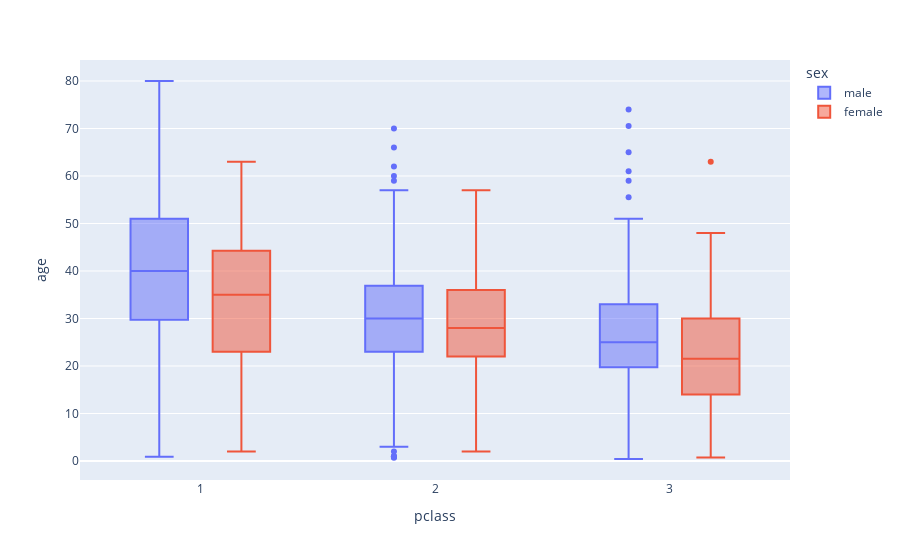

This figure's notebook cell:
### Code cell
px.box(df,x='pclass',y='age',color='sex')

### Figure 1 — Plotly figure (JSON) as saved in the notebook; plotly's stock layout.template omitted (floating-point values rounded to 4 significant figures; data arrays with more than 128 entries replaced by an {"elided": "..."} marker saying what was removed)
{"data": [{"alignmentgroup": "True", "hovertemplate": "sex=male<br>pclass=%{x}<br>age=%{y}<extra></extra>", "legendgroup": "male", "marker": {"color": "#636efa"}, "name": "male", "notched": false, "offsetgroup": "male", "orientation": "v", "showlegend": true, "type": "box", "x": {"elided": "577 int values"}, "x0": " ", "xaxis": "x", "y": {"elided": "577 float values"}, "y0": " ", "yaxis": "y"}, {"alignmentgroup": "True", "hovertemplate": "sex=female<br>pclass=%{x}<br>age=%{y}<extra></extra>", "legendgroup": "female", "marker": {"color": "#EF553B"}, "name": "female", "notched": false, "offsetgroup": "female", "orientation": "v", "showlegend": true, "type": "box", "x": {"elided": "314 int values"}, "x0": " ", "xaxis": "x", "y": {"elided": "314 float values"}, "y0": " ", "yaxis": "y"}], "layout": {"boxmode": "group", "legend": {"title": {"text": "sex"}, "tracegroupgap": 0}, "margin": {"t": 60}, "xaxis": {"anchor": "y", "domain": [0, 1], "title": {"text": "pclass"}}, "yaxis": {"anchor": "x", "domain": [0, 1], "title": {"text": "age"}}}}
